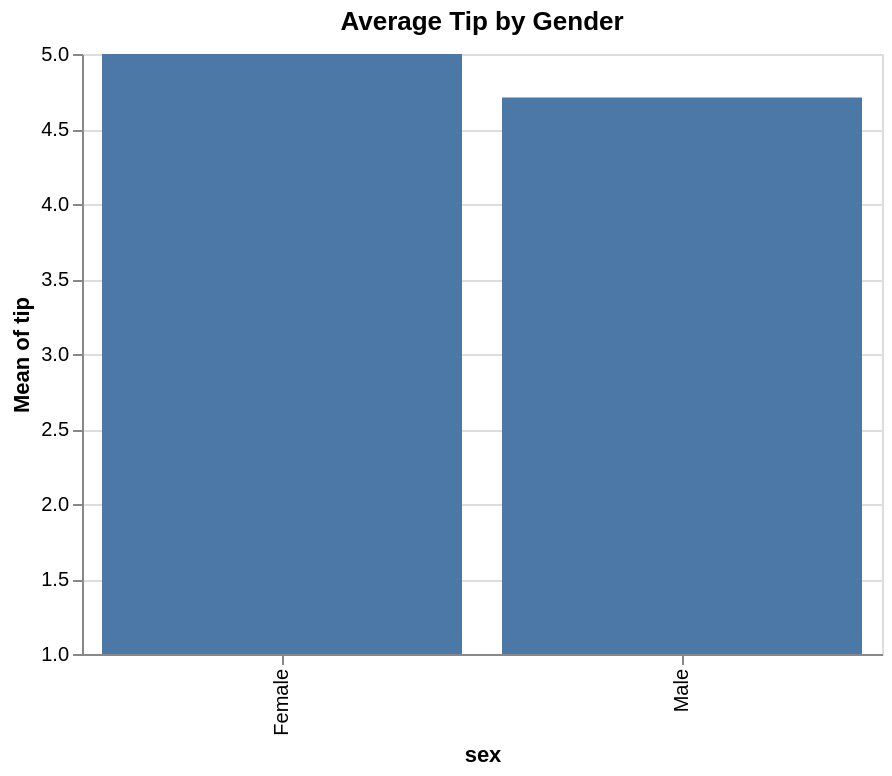

Vega-Lite specification stored for this chart:
### Vega-Lite specification from a JSON file in a GitHub repository (floating-point values rounded to 4 significant figures)
{"$schema": "https://vega.github.io/schema/vega-lite/v5.json", "data": {"values": [{"day": "Sun", "sex": "Female", "size": 2, "tip": 1.01, "total_bill": 16.99}, {"day": "Sun", "sex": "Male", "size": 3, "tip": 1.66, "total_bill": 10.34}, {"day": "Sun", "sex": "Male", "size": 3, "tip": 3.5, "total_bill": 21.01}, {"day": "Sun", "sex": "Male", "size": 2, "tip": 3.31, "total_bill": 23.68}, {"day": "Sun", "sex": "Female", "size": 4, "tip": 3.61, "total_bill": 24.59}, {"day": "Sun", "sex": "Male", "size": 4, "tip": 4.71, "total_bill": 25.29}, {"day": "Sun", "sex": "Male", "size": 2, "tip": 2.0, "total_bill": 8.77}, {"day": "Sun", "sex": "Male", "size": 4, "tip": 3.12, "total_bill": 26.88}, {"day": "Sun", "sex": "Male", "size": 2, "tip": 1.96, "total_bill": 15.04}, {"day": "Sun", "sex": "Female", "size": 2, "tip": 3.23, "total_bill": 14.78}, {"day": "Sun", "sex": "Male", "size": 2, "tip": 1.71, "total_bill": 10.27}, {"day": "Sun", "sex": "Female", "size": 4, "tip": 5.0, "total_bill": 35.26}, {"day": "Sun", "sex": "Male", "size": 2, "tip": 1.57, "total_bill": 15.42}, {"day": "Sun", "sex": "Male", "size": 2, "tip": 3.0, "total_bill": 18.43}, {"day": "Sun", "sex": "Female", "size": 2, "tip": 1.44, "total_bill": 14.83}, {"day": "Sun", "sex": "Male", "size": 2, "tip": 3.5, "total_bill": 21.58}, {"day": "Sun", "sex": "Male", "size": 3, "tip": 1.7, "total_bill": 10.33}, {"day": "Sun", "sex": "Male", "size": 3, "tip": 3.31, "total_bill": 16.29}, {"day": "Sun", "sex": "Male", "size": 3, "tip": 3.5, "total_bill": 16.97}, {"day": "Sun", "sex": "Male", "size": 3, "tip": 3.35, "total_bill": 20.65}]}, "encoding": {"tooltip": [{"field": "sex", "type": "nominal"}, {"field": "tip", "type": "quantitative"}], "x": {"field": "sex", "type": "nominal"}, "y": {"aggregate": "mean", "field": "tip", "scale": {"zero": false}, "type": "quantitative"}}, "height": 300, "mark": "bar", "title": "Average Tip by Gender", "width": 400}
